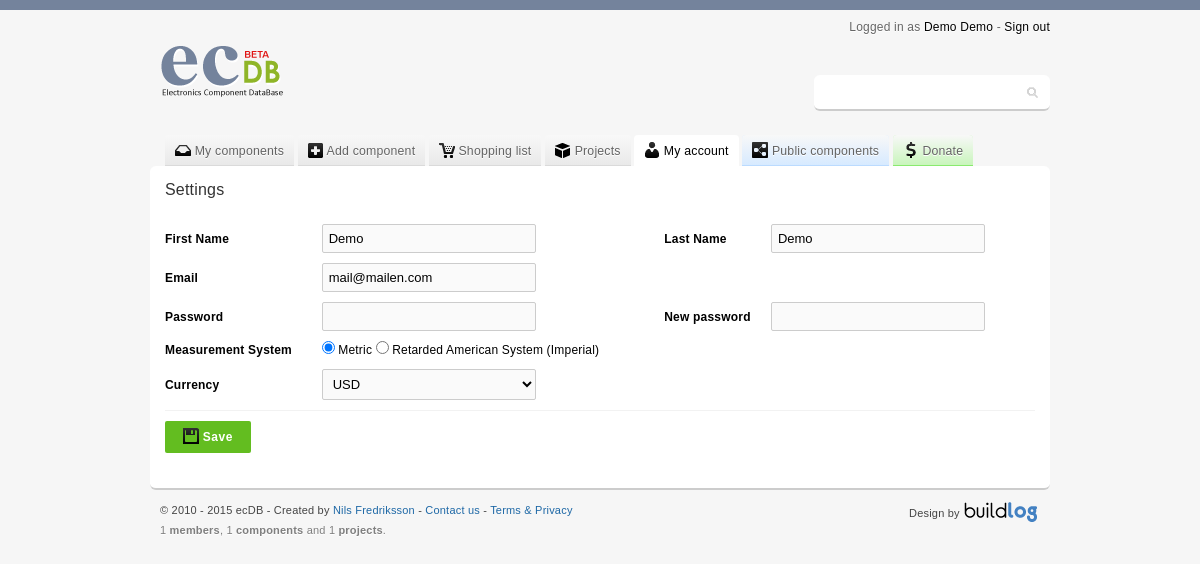
Page /my.php (signed in) on the committed database.
### tables this page shows
CREATE TABLE IF NOT EXISTS `members` (
  `member_id` int(11) NOT NULL AUTO_INCREMENT,
  `firstname` varchar(32) NOT NULL,
  `lastname` varchar(32) NOT NULL,
  `login` varchar(32) NOT NULL,
  `mail` varchar(32) NOT NULL,
  `passwd` varchar(32) NOT NULL,
  `admin` int(11) NOT NULL DEFAULT '0',
  `measurement` int(11) NOT NULL DEFAULT '1',
  `currency` varchar(3) NOT NULL DEFAULT 'USD',
  `reg_date` timestamp NOT NULL DEFAULT CURRENT_TIMESTAMP,
  PRIMARY KEY (`member_id`)
);

### my.php (the view, shortened to what this page needs)
<?php
	$owner 	= 	$_SESSION['SESS_MEMBER_ID'];
	$GetDataComponent = mysql_query("SELECT * FROM members WHERE member_id = ".$owner."");
	$executesql = mysql_fetch_assoc($GetDataComponent);
?>
<!DOCTYPE HTML>
<html>
	<head>
		<link rel="stylesheet" type="text/css" href="include/style.css" media="screen"/>
	</head>
	<body>
		<div id="wrapper">
				<?php include 'include/header.php'; ?>
				<?php include 'include/menu.php'; ?>
			<div id="content">
				<h1>Settings</h1>
				<?php
					include('include/include_my_settings.php');
				?>
				<form class="globalForms noPadding" action="" method="post">
					<table class="globalTables leftAlign noHover" cellpadding="0" cellspacing="0">
						<tbody>
							<tr>
								<td class="boldText">
									First Name
								</td>
								<td>
									<input name="firstname" type="text" class="medium" value="<?php if(isset($_POST['submit'])) { echo $_POST['firstname']; } else { echo $executesql['firstname']; } ?>" />
								</td>
								<td class="boldText">
									Last Name
								</td>
								<td>
									<input name="lastname" type="text" class="medium" value="<?php if(isset($_POST['submit'])) { echo $_POST['lastname']; } else { echo $executesql['lastname']; } ?>" />
								</td>
							</tr>
							<tr>
								<td class="boldText">
									Email
								</td>
								<td>
									<input name="mail" class="medium" type="text" value="<?php if(isset($_POST['submit'])) { echo $_POST['mail']; } else { echo $executesql['mail']; } ?>" />
								</td>
							</tr>
							<tr>
								<td class="boldText">
									Password
								</td>
								<td>
									<input name="oldpass" class="medium" type="password" value="" />
								</td>
								<td class="boldText">
									New password
								</td>
								<td>
									<input name="newpass" class="medium" type="password" value="" onpaste="return false;" />
								</td>
							</tr>
							<tr>
								<td class="boldText">
									Measurement System
								</td>
								<td>
									<?php
										if(!isset($_POST['submit']) && $executesql['measurement'] == 1) {
											echo '<input type="radio" name="measurement" value="1" checked="checked" /> Metric ';
											echo '<input type="radio" name="measurement" value="0" /> Retarded American System (Imperial)';
										}
									?>
								</td>
							</tr>
							<tr>
								<td class="boldText">
									Currency
								</td>
								<td>
									<select name="currency">
										<option value="USD"
										<?php
											if(!isset($_POST['submit']) && $executesql['currency'] == 'USD') {
												echo 'selected';
											}
											if(isset($_POST['submit']) && $_POST['currency'] == 'USD') {
												echo 'selected';
											}
										?>
										>USD</option>
									</select>
								</td>
							</tr>
						</tbody>
					</table>
					<div class="buttons">
						<div class="input">
							<button class="button green" name="submit" type="submit"><span class="icon medium save"></span> Save</button>
						</div>
					</div>
				</form>
			</div>
				<?php include 'include/footer.php'; ?>
		</div>
	</body>
</html>

### include/header.php (shortened to what this page needs)
<div id="header">
	<div class="logoWrapper">
		<a href ="."><span class="logoImage"></span></a>
	</div>
	<span class="userInfo">
		Logged in as <a href="my.php">
		<?php
			$owner = $_SESSION['SESS_MEMBER_ID'];
			$GetName = mysql_query("SELECT firstname, lastname FROM members WHERE member_id = ".$owner."");
			$headername = mysql_fetch_assoc($GetName);
			if(isset($_POST['submit']) && $_SERVER["REQUEST_URI"] == '/ecdb/my.php') { echo $_POST['firstname']; } else { echo $headername['firstname']; }
			if(isset($_POST['submit']) && $_SERVER["REQUEST_URI"] == '/ecdb/my.php') { echo $_POST['lastname']; } else { echo $headername['lastname']; }
		?>
		</a> - <a href="logout.php"> Sign out</a>
	</span>
	<div class="searchContent">
		<form class="search" action="search.php" method="get">
			<input type="text" name="q" autofocus/>
		</form>
	</div>
</div>

### include/style.css (style rules this page uses)
form textarea, form input, form select { border-radius:2px;-moz-border-radius:2px;-webkit-border-radius:2px;padding:6px;font: normal 13px "Century Gothic", arial, sans-serif;border:1px solid #ccc; border-bottom:1px solid #ccc;resize:none;background-color:#fafafa; }
form input.medium { width:200px; }
.globalForms select { width:214px; }
.globalForms div.buttons { margin:0 0 0 153px; }
.globalForms.noPadding div.buttons { margin:5px 0 0 0;padding:10px 0 0 0;border-top:1px solid #f2f2f2; }
button.button { color:#000;cursor: pointer;font: bold 12px arial, sans-serif;line-height:20px;font-size:12px;letter-spacing:.5px;border:0;background-color:#e2e2e2;padding:6px 18px;border-radius:2px;-moz-border-radius:2px;-wekit-border-radius:2px; }
.green.button { background-color:#63bd20; color:#fff; }
table.globalTables { width:100%; position:relative; }
table.globalTables tbody tr td { text-align:center;padding:5px 0;line-height:18px; }
table.globalTables tbody tr td:nth-child(2) { text-align:left; }
table.globalTables.leftAlign tbody tr td { text-align:left; }
div#header { width:900px;margin:0 auto 15px auto;height:100px;position:relative; }
div#header span.userInfo { color:#666;font-size:12px;text-shadow:0 1px 0 #fff;position:absolute;top:0px;right:0; }
div#header span.userInfo a { color:#000;text-decoration:none; }
div#header div.searchContent { position:absolute;font-size:12px;top:55px;right:0;color:#666;padding:3px;width:230px;background-color:#fff;border-bottom:2px solid #ccc;border-radius:6px;-moz-border-radius:6px;-webkit-border-radius:6px; }
div#header div.searchContent form.search input { border:1px solid #fff !important;font: normal 14px "Century Gothic", arial, sans-serif;background:url("../img/ecdbSpriteV1.png") 209px -140px no-repeat #fff;box-shadow:none;padding:5px 15px 5px 5px;width:200px; }
div.logoWrapper { position:absolute;top:10px;left:0; }
div.logoWrapper a span.logoImage { display:block;width:169px;height:73px;background:url("../img/ecdbSpriteV1.png") no-repeat 0 -5px; }
.icon { border:none;text-indent:-9999px;display:inline-block;background-image:url("../img/ecdbSpriteV1.png");background-repeat:no-repeat; }
.medium.icon { width:16px; height:16px; margin:0 0 -3px; }
.save.medium { background-position:-160px -88px; }
* { margin: 0;padding: 0; }
a { color: #1e68a6;text-decoration: none; }
body { color: #000;margin:0;letter-spacing:0.2px;padding:0;border-top:10px solid #74839C;background-color:#f6f6f6;font: normal 12px "Century Gothic", arial, sans-serif; }
h1 { font-size:16px;color:#333;font-weight:normal;padding:0 0 20px 0; }
div#wrapper { padding:10px;width:900px;margin:auto; }
div#content { background-color:#fff;position:relative;border-radius:6px;-moz-border-radius:6px;-webkit-border-radius:6px;border-bottom:2px solid #ccc;width:870px;margin:0 auto 0 auto;padding:15px 15px 35px 15px; }
.boldText { font-weight:bold; }

### rows in the picture
members: firstname "Demo", lastname "Demo", mail "mail@mailen.com", currency "USD"

### other values in the picture
$members "1"
$components "1"
$projects "1"
